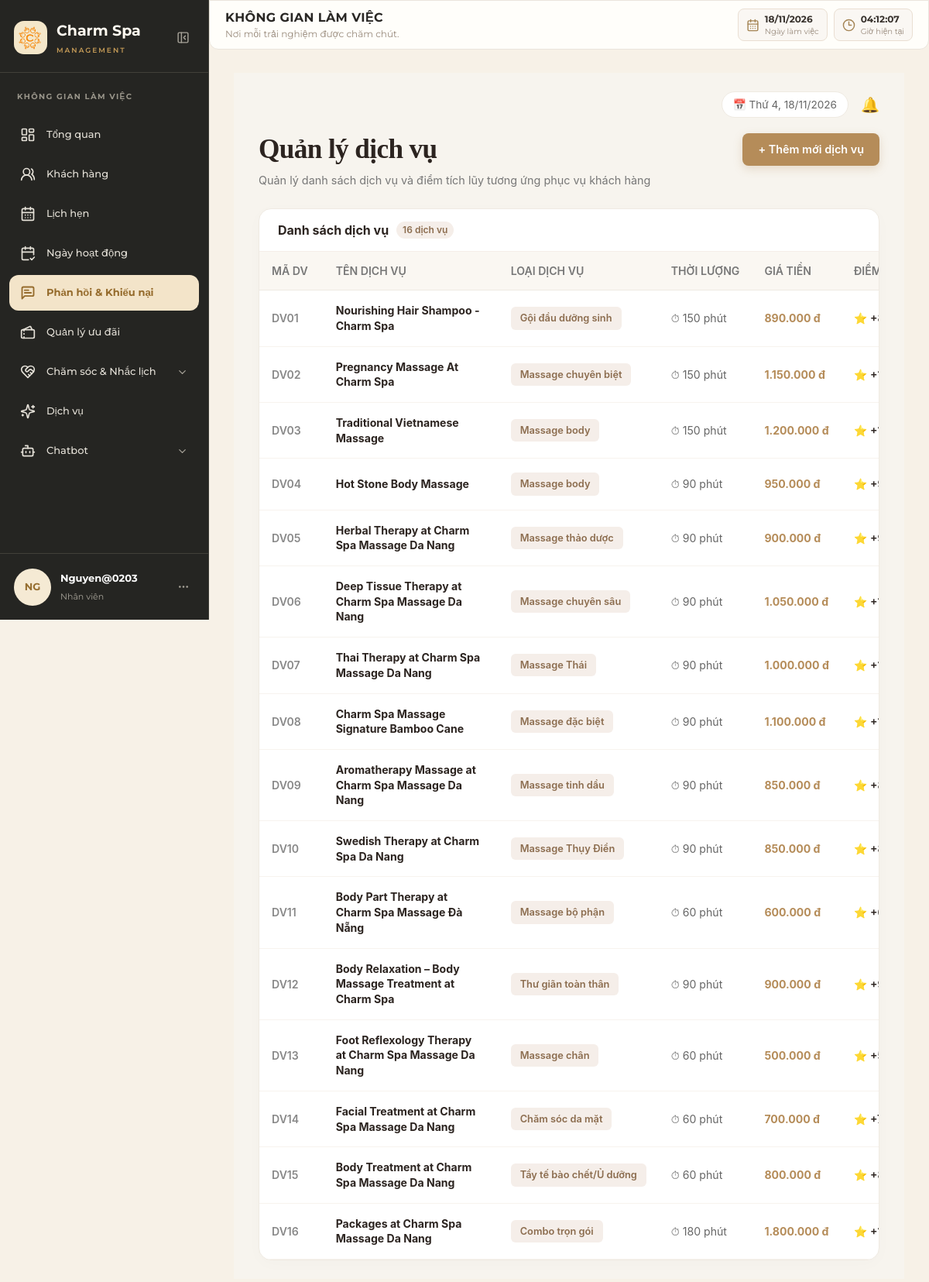
The page /staff/services/ (signed in) on the database its author committed.
### services/models.py (models this page shows, shortened)
class DichVu(models.Model):
    ma_dv = models.CharField(max_length=20, primary_key=True, verbose_name="Mã dịch vụ")
    ten_dich_vu = models.CharField(max_length=100, verbose_name="Tên dịch vụ")
    loai_dich_vu = models.CharField(max_length=50, verbose_name="Loại dịch vụ")
    mo_ta = models.TextField(null=True, blank=True, verbose_name="Mô tả")
    thoi_luong = models.IntegerField(verbose_name="Thời lượng (phút)")
    suc_chua_toi_da = models.IntegerField(verbose_name="Sức chứa tối đa")
    diem_tich_luy_dich_vu = models.IntegerField(default=0, verbose_name="Điểm tích lũy dịch vụ")
    gia_dich_vu = models.DecimalField(max_digits=12, decimal_places=2, verbose_name="Giá dịch vụ")

### services/views.py (the view, shortened to what this page needs)
# urls.py: path('staff/services/', views.staff_services, name='staff_services'),
@login_required(login_url='/accounts/dang_nhap/')
@user_passes_test(is_staff, login_url='/accounts/dang_nhap/')
def staff_services(request):
    services_qs = DichVu.objects.all().order_by('ma_dv')
    services = []
    for item in services_qs:
        ma_dv = getattr(item, 'ma_dv', None)
        raw_gia = getattr(item, 'gia_dich_vu', 0)
        gia_float = 0.0
        if raw_gia is not None:
            if isinstance(raw_gia, (int, float)):
                gia_float = float(raw_gia)
            else:
                cleaned_str = ''.join(c for c in str(raw_gia) if c.isdigit() or c == '.')
                try:
                    gia_float = float(cleaned_str) if cleaned_str else 0.0
                except ValueError:
                    gia_float = 0.0
        services.append({
            'ma_dv': ma_dv,
            'ten_dich_vu': getattr(item, 'ten_dich_vu', ''),
            'loai_dich_vu': getattr(item, 'loai_dich_vu', ''),
            'thoi_luong': getattr(item, 'thoi_luong', 0),
            'gia_formatted': f"{int(gia_float):,.0f} đ".replace(',', '.'),
            'diem_tich_luy': getattr(item, 'diem_tich_luy_dich_vu', 0),
            'trang_thai': True
        })
    context = {
        'today': date.today(),
        'services': services,
        'active_menu': 'dich_vu'
    }
    return render(request, 'services/staff_service_list.html', context)

### services/views.py (called while the page is built)
def is_staff(user):
    return user.is_authenticated and (user.is_staff or getattr(user, 'vai_tro', '') in ['Staff', 'Admin'])

### templates/services/staff_service_list.html (shortened to what this page needs)
{% extends 'layouts/staff_base.html' %}
{% load static %}
{% block content %}
<div style="padding: 24px 32px; background-color: #f7f4ee; min-height: 100vh; font-family: 'Playfair Display', -apple-system, BlinkMacSystemFont, 'Segoe UI', Roboto, sans-serif;">
    <div style="display: flex; justify-content: flex-end; align-items: center; margin-bottom: 20px;">
        <div style="display: flex; align-items: center; gap: 16px;">
            <span style="font-size: 0.85rem; color: #666; background: #ffffff; padding: 6px 14px; border-radius: 20px; border: 1px solid #efeae2;">
                📅 {{ today|date:"l, d/m/Y"|default:"Thứ Năm, 05/11/2026" }}
            </span>
            <div style="position: relative; cursor: pointer;">
                <span style="font-size: 1.2rem;">🔔</span>
            </div>
        </div>
    </div>
    <div style="display: flex; justify-content: space-between; align-items: flex-start; margin-bottom: 24px;">
        <div>
            <h1 style="font-family: serif; font-size: 2.2rem; color: #2c2420; margin: 0 0 6px 0; font-weight: 700;">Quản lý dịch vụ</h1>
            <p style="color: #777; font-size: 0.9rem; margin: 0;">Quản lý danh sách dịch vụ và điểm tích lũy tương ứng phục vụ khách hàng</p>
        </div>
        <button onclick="openAddModal()" style="background: #b58c59; color: #ffffff; border: none; padding: 10px 20px; border-radius: 8px; font-weight: 600; font-size: 0.9rem; cursor: pointer; display: flex; align-items: center; gap: 8px; box-shadow: 0 4px 12px rgba(181, 140, 89, 0.25);">
            + Thêm mới dịch vụ
        </button>
    </div>
    <div style="background: #ffffff; border-radius: 16px; border: 1px solid #efeae2; overflow: hidden; box-shadow: 0 4px 20px rgba(0,0,0,0.02);">
        <div style="padding: 16px 24px; border-bottom: 1px solid #f5eee9; display: flex; align-items: center; gap: 10px;">
            <h3 style="font-size: 1rem; color: #2c2420; margin: 0; font-weight: 700;">Danh sách dịch vụ</h3>
            <span style="background: #f5eee9; color: #8C6D4F; font-size: 0.75rem; padding: 2px 8px; border-radius: 12px; font-weight: 600;">
                {{ services|length }} dịch vụ
            </span>
        </div>
        <table style="width: 100%; border-collapse: collapse; text-align: left; font-size: 0.88rem;">
            <thead>
                <tr style="background: #faf7f2; color: #777; border-bottom: 1px solid #efeae2;">
                    <th style="padding: 14px 16px; font-weight: 600; white-space: nowrap; width: 80px;">MÃ DV</th>
                    <th style="padding: 14px 20px; font-weight: 600; min-width: 230px;">TÊN DỊCH VỤ</th>
                    <th style="padding: 14px 16px; font-weight: 600; white-space: nowrap;">LOẠI DỊCH VỤ</th>
                    <th style="padding: 14px 16px; font-weight: 600; white-space: nowrap;">THỜI LƯỢNG</th>
                    <th style="padding: 14px 16px; font-weight: 600; white-space: nowrap;">GIÁ TIỀN</th>
                    <th style="padding: 14px 16px; font-weight: 600; white-space: nowrap;">ĐIỂM TÍCH LŨY</th>
                </tr>
            </thead>
            <tbody>
                {% for item in services %}
                <tr style="border-bottom: 1px solid #f7f3ee;">
                    <td style="padding: 16px 16px; color: #888; font-weight: 600; white-space: nowrap;">{{ item.ma_dv }}</td>
                    <td style="padding: 16px 20px; font-weight: 700; color: #2c2420; line-height: 1.4;">{{ item.ten_dich_vu }}</td>
                    <td style="padding: 16px 16px; white-space: nowrap;">
                        <span style="background: #f5eee9; color: #8C6D4F; padding: 5px 12px; border-radius: 6px; font-size: 0.8rem; font-weight: 600; display: inline-block;">
                            {{ item.loai_dich_vu }}
                        </span>
                    </td>
                    <td style="padding: 16px 16px; color: #666; white-space: nowrap;">⏱ {{ item.thoi_luong }} phút</td>
                    <td style="padding: 16px 16px; font-weight: 700; color: #b58c59; white-space: nowrap;">{{ item.gia_formatted }}</td>
                    <td style="padding: 16px 16px; color: #2c2420; font-weight: 600; white-space: nowrap;">⭐ +{{ item.diem_tich_luy }} điểm</td>
                </tr>
                {% empty %}
                <tr>
                    <td colspan="8" style="text-align: center; padding: 30px; color: #888;">Chưa có dữ liệu dịch vụ.</td>
                </tr>
                {% endfor %}
            </tbody>
        </table>
    </div>
</div>
{% endblock %}

### templates/components/staff_sidebar.html (shortened to what this page needs)
{% load static %}
<aside class="staff-sidebar" id="staffSidebar">
    <div class="sidebar-logo">
        <div class="logo-icon">
            <img src="{% static 'images/logo_tach_nen.png' %}" alt="Charm Spa Logo" style="width: 100%; height: 100%; object-fit: contain; border-radius: 9px;">
        </div>
        <div class="logo-text">
            <div class="logo-name">Charm Spa</div>
            <div class="logo-subtitle">MANAGEMENT</div>
        </div>
        <button type="button"
                class="sidebar-toggle"
                id="sidebarToggle"
                aria-label="Thu gọn thanh menu"
                aria-expanded="true">
            <i data-lucide="panel-left-close"></i>
        </button>
    </div>
    <div class="sidebar-section-title">KHÔNG GIAN LÀM VIỆC</div>
    {% with role=request.user.thong_tin_tai_khoan.vai_tro %}
    <nav class="sidebar-menu">
        <a href="{% url 'core:staff_dashboard' %}" title="Tổng quan"
           class="sidebar-item {% if active_menu == 'dashboard' %}active{% endif %}">
            <i data-lucide="layout-dashboard" class="sidebar-icon"></i>
            <span class="sidebar-label">Tổng quan</span>
        </a>
        <a href="{% url 'staff_customer_list' %}" title="Khách hàng"
           class="sidebar-item {% if active_menu == 'customers' %}active{% endif %}">
            <i data-lucide="users-round" class="sidebar-icon"></i>
            <span class="sidebar-label">Khách hàng</span>
        </a>
        <a href="{% url 'bookings:staff_booking_list' %}" title="Lịch hẹn"
           class="sidebar-item {% if active_menu == 'bookings' %}active{% endif %}">
            <i data-lucide="calendar-days" class="sidebar-icon"></i>
            <span class="sidebar-label">Lịch hẹn</span>
        </a>
        <a href="{% url 'bookings:quan_ly_ngay_hoat_dong' %}" title="Ngày hoạt động"
           class="sidebar-item {% if active_menu == 'working_days' %}active{% endif %}">
            <i data-lucide="calendar-check-2" class="sidebar-icon"></i>
            <span class="sidebar-label">Ngày hoạt động</span>
        </a>
        <a
            href="{% if role == 'Quản lý' or role == 'Admin' or role == 'Quản trị viên' %}{% url 'feedback:admin_feedback_list' %}{% elif role == 'Nhân viên' or role == 'Nhân viên CSKH' or role == 'Chuyên viên' %}{% url 'feedback:staff_feedback_list' %}{% else %}#{% endif %}"
            title="Phản hồi & Khiếu nại"
            class="sidebar-item {% if active_menu == 'feedback' %}active{% endif %}"
        >
            <i data-lucide="message-square-text" class="sidebar-icon"></i>
            <span class="sidebar-label">
                Phản hồi & Khiếu nại
            </span>
        </a>
        <a href="{% url 'notifications:admin_promotion_list' %}" title="Quản lý ưu đãi"
           class="sidebar-item {% if active_menu == 'promotions' or request.resolver_match.namespace == 'notifications' %}active{% endif %}">
            <i data-lucide="tickets" class="sidebar-icon"></i>
            <span class="sidebar-label">Quản lý ưu đãi</span>
        </a>
        <button type="button"
                class="sidebar-item sidebar-parent {% if active_menu == 'reminders' or active_menu == 'aftercare' %}active{% endif %}"
                id="careMenuToggle"
                aria-expanded="{% if active_menu == 'reminders' or active_menu == 'aftercare' %}true{% else %}false{% endif %}">
            <i data-lucide="heart-handshake" class="sidebar-icon"></i>
            <span class="sidebar-label">Chăm sóc & Nhắc lịch</span>
            <i data-lucide="chevron-down" class="sidebar-chevron"></i>
        </button>
        <a href="{% url 'services:staff_services' %}" title="Dịch vụ"
           class="sidebar-item {% if active_menu == 'services' or active_menu == 'dich_vu' %}active{% endif %}">
            <i data-lucide="sparkles" class="sidebar-icon"></i>
            <span class="sidebar-label">Dịch vụ</span>
        </a>
        <button type="button"
                class="sidebar-item sidebar-parent {% if active_menu == 'chatbot_conversations' or active_menu == 'chatbot_scripts' %}active{% endif %}"
                id="chatbotMenuToggle"
                aria-expanded="{% if active_menu == 'chatbot_conversations' or active_menu == 'chatbot_scripts' %}true{% else %}false{% endif %}">
            <i data-lucide="bot" class="sidebar-icon"></i>
            <span class="sidebar-label">Chatbot</span>
            <i data-lucide="chevron-down" class="sidebar-chevron"></i>
        </button>
    </nav>
    <div class="sidebar-user">
        <div class="user-avatar">
            {{ request.user.username|slice:":2"|upper|default:"?" }}
        </div>
        <div class="user-info">
            <strong>
                {{ request.user.ho_so_nhan_vien.ho_ten|default:request.user.thong_tin_tai_khoan.ho_so_nhan_vien.ho_ten|default:request.user.username|default:"Tài khoản" }}
            </strong>
            <span>
                {% if role == 'Quản lý' or role == 'Admin' or role == 'Quản trị viên' %}
                    Quản lý
                {% elif role == 'Nhân viên' or role == 'Nhân viên CSKH' or role == 'Chuyên viên' %}
                    Nhân viên
                {% else %}
                    {{ role|default:"Nhân viên" }}
                {% endif %}
            </span>
        </div>
        <button type="button"
                class="user-more"
                id="userMoreToggle"
                aria-label="Tùy chọn tài khoản"
                aria-expanded="false">
            <i data-lucide="ellipsis"></i>
        </button>
    </div>
    {% endwith %}
</aside>

### templates/components/staff_sidebar.html (style rules this page uses)
#staffSidebar .sidebar-menu > .sidebar-item.active, #staffSidebar .sidebar-menu > a.sidebar-item.active, #staffSidebar .sidebar-menu > button.sidebar-parent.active { background: #f3e4c9 !important; color: #956b2c !important; border-radius: 12px !important; font-weight: 700 !important; }
#staffSidebar .sidebar-menu > .sidebar-item.active .sidebar-label, #staffSidebar .sidebar-menu > .sidebar-item.active .sidebar-icon, #staffSidebar .sidebar-menu > .sidebar-item.active .sidebar-chevron, #staffSidebar .sidebar-menu > .sidebar-item.active svg { color: #956b2c !important; stroke: #956b2c !important; }

### rows shown on the page
DichVu: ma_dv "DV01", ten_dich_vu "Nourishing Hair Shampoo - Charm Spa", loai_dich_vu "Gội đầu dưỡng sinh"
DichVu: ma_dv "DV02", ten_dich_vu "Pregnancy Massage At Charm Spa", loai_dich_vu "Massage chuyên biệt"
DichVu: ma_dv "DV03", ten_dich_vu "Traditional Vietnamese Massage", loai_dich_vu "Massage body"
DichVu: ma_dv "DV04", ten_dich_vu "Hot Stone Body Massage", loai_dich_vu "Massage body"
DichVu: ma_dv "DV05", ten_dich_vu "Herbal Therapy at Charm Spa Massage Da Nang", loai_dich_vu "Massage thảo dược"
DichVu: ma_dv "DV06", ten_dich_vu "Deep Tissue Therapy at Charm Spa Massage Da Nang", loai_dich_vu "Massage chuyên sâu"
DichVu: ma_dv "DV07", ten_dich_vu "Thai Therapy at Charm Spa Massage Da Nang", loai_dich_vu "Massage Thái"
DichVu: ma_dv "DV08", ten_dich_vu "Charm Spa Massage Signature Bamboo Cane", loai_dich_vu "Massage đặc biệt"
DichVu: ma_dv "DV09", ten_dich_vu "Aromatherapy Massage at Charm Spa Massage Da Nang", loai_dich_vu "Massage tinh dầu"
DichVu: ma_dv "DV10", ten_dich_vu "Swedish Therapy at Charm Spa Da Nang", loai_dich_vu "Massage Thụy Điển"
DichVu: ma_dv "DV11", ten_dich_vu "Body Part Therapy at Charm Spa Massage Đà Nẵng", loai_dich_vu "Massage bộ phận"
DichVu: ma_dv "DV12", ten_dich_vu "Body Relaxation – Body Massage Treatment at Charm Spa", loai_dich_vu "Thư giãn toàn thân"
DichVu: ma_dv "DV13", ten_dich_vu "Foot Reflexology Therapy at Charm Spa Massage Da Nang", loai_dich_vu "Massage chân"
DichVu: ma_dv "DV14", ten_dich_vu "Facial Treatment at Charm Spa Massage Da Nang", loai_dich_vu "Chăm sóc da mặt"
DichVu: ma_dv "DV15", ten_dich_vu "Body Treatment at Charm Spa Massage Da Nang", loai_dich_vu "Tẩy tế bào chết/Ủ dưỡng"
DichVu: ma_dv "DV16", ten_dich_vu "Packages at Charm Spa Massage Da Nang", loai_dich_vu "Combo trọn gói"

### other values the page prints
{{ request.user.username|slice:":2"|upper|default:"?" }} "NG"
{{ role|default:"Nhân viên" }} "Nhân viên"
{{ services|length }} "16"
{{ item.thoi_luong }} "150" "150" "150" "90" "90" "90" "90" "90" "90" "90" "60" "90" "60" "60" "60" "180"
{{ item.gia_formatted }} "890.000 đ" "1.150.000 đ" "1.200.000 đ" "950.000 đ" "900.000 đ" "1.050.000 đ" "1.000.000 đ" "1.100.000 đ" "850.000 đ" "850.000 đ" "600.000 đ" "900.000 đ" "500.000 đ" "700.000 đ" "800.000 đ" "1.800.000 đ"
